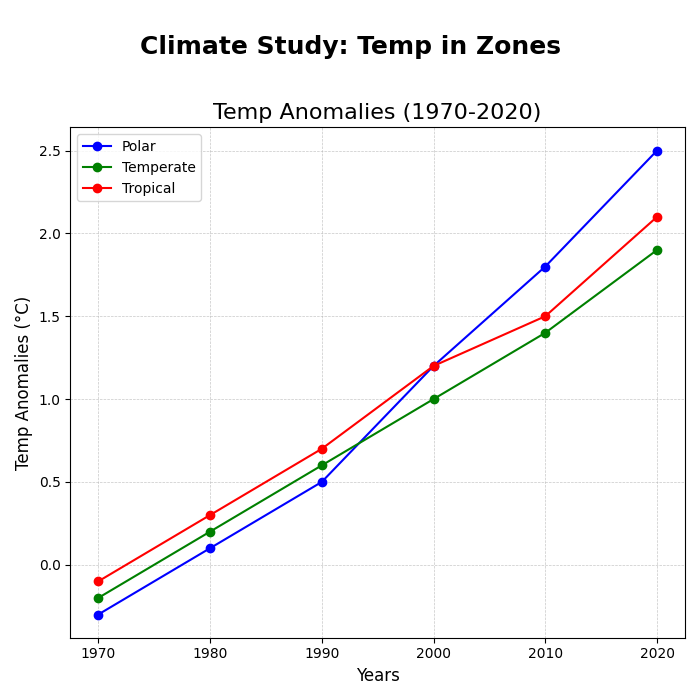

Reproduce this figure in Python.
import matplotlib.pyplot as plt
import numpy as np

decades = np.array([1970, 1980, 1990, 2000, 2010, 2020])

temperature_anomalies_polar = np.array([-0.3, 0.1, 0.5, 1.2, 1.8, 2.5])
temperature_anomalies_temperate = np.array([-0.2, 0.2, 0.6, 1.0, 1.4, 1.9])
temperature_anomalies_tropical = np.array([-0.1, 0.3, 0.7, 1.2, 1.5, 2.1])

fig, ax = plt.subplots(figsize=(7, 7))

ax.plot(decades, temperature_anomalies_polar, marker='o', color='b', label='Polar')
ax.plot(decades, temperature_anomalies_temperate, marker='o', color='g', label='Temperate')
ax.plot(decades, temperature_anomalies_tropical, marker='o', color='r', label='Tropical')

ax.set_title("Temp Anomalies (1970-2020)", fontsize=16)
ax.set_xlabel("Years", fontsize=12)
ax.set_ylabel("Temp Anomalies (°C)", fontsize=12)
ax.legend(loc="upper left", fontsize=10)
ax.grid(True, linestyle='--', linewidth=0.5, alpha=0.7)

plt.suptitle("Climate Study: Temp in Zones", fontsize=18, fontweight='bold', y=0.95)
plt.tight_layout(rect=[0, 0, 1, 0.93])

plt.show()
